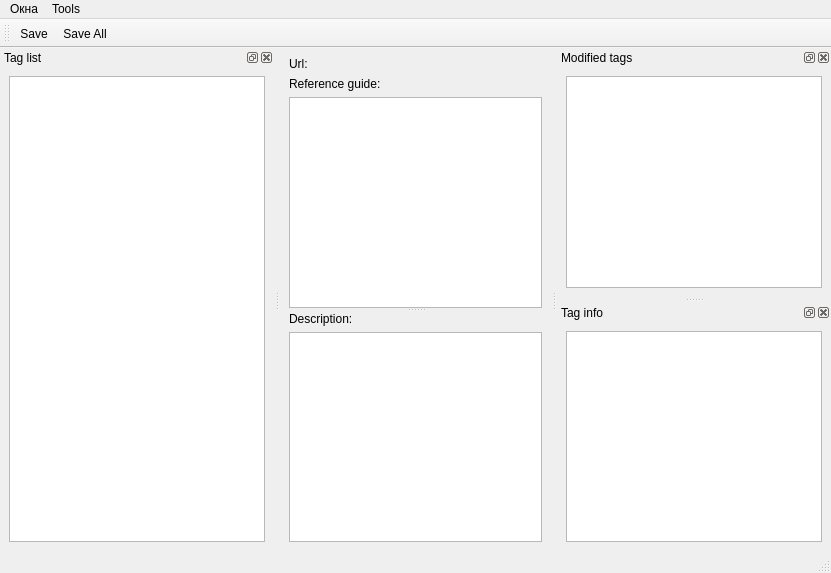
<?xml version="1.0" encoding="UTF-8"?>
<ui version="4.0">
 <class>MainWindow</class>
 <widget class="QMainWindow" name="MainWindow">
  <property name="geometry">
   <rect>
    <x>0</x>
    <y>0</y>
    <width>831</width>
    <height>573</height>
   </rect>
  </property>
  <widget class="QWidget" name="centralwidget">
   <layout class="QVBoxLayout" name="verticalLayout_3">
    <item>
     <layout class="QFormLayout" name="formLayout">
      <property name="fieldGrowthPolicy">
       <enum>QFormLayout::AllNonFixedFieldsGrow</enum>
      </property>
      <item row="0" column="0">
       <widget class="QLabel" name="label_4">
        <property name="text">
         <string>Url:</string>
        </property>
       </widget>
      </item>
      <item row="0" column="1">
       <widget class="QLabel" name="url">
        <property name="sizePolicy">
         <sizepolicy hsizetype="Ignored" vsizetype="Preferred">
          <horstretch>0</horstretch>
          <verstretch>0</verstretch>
         </sizepolicy>
        </property>
        <property name="text">
         <string>&lt;tag_url&gt;</string>
        </property>
        <property name="wordWrap">
         <bool>true</bool>
        </property>
        <property name="openExternalLinks">
         <bool>true</bool>
        </property>
        <property name="textInteractionFlags">
         <set>Qt::LinksAccessibleByMouse</set>
        </property>
       </widget>
      </item>
     </layout>
    </item>
    <item>
     <widget class="QSplitter" name="splitter">
      <property name="orientation">
       <enum>Qt::Vertical</enum>
      </property>
      <widget class="QWidget" name="widget" native="true">
       <layout class="QVBoxLayout" name="verticalLayout">
        <property name="spacing">
         <number>6</number>
        </property>
        <property name="margin">
         <number>0</number>
        </property>
        <item>
         <widget class="QLabel" name="label_6">
          <property name="text">
           <string>Reference guide:</string>
          </property>
         </widget>
        </item>
        <item>
         <widget class="QPlainTextEdit" name="ref_guide"/>
        </item>
       </layout>
      </widget>
      <widget class="QWidget" name="widget_2" native="true">
       <layout class="QVBoxLayout" name="verticalLayout_2">
        <property name="margin">
         <number>0</number>
        </property>
        <item>
         <widget class="QLabel" name="label_7">
          <property name="text">
           <string>Description:</string>
          </property>
         </widget>
        </item>
        <item>
         <widget class="QPlainTextEdit" name="description"/>
        </item>
       </layout>
      </widget>
     </widget>
    </item>
   </layout>
  </widget>
  <widget class="QMenuBar" name="menubar">
   <property name="geometry">
    <rect>
     <x>0</x>
     <y>0</y>
     <width>831</width>
     <height>21</height>
    </rect>
   </property>
   <widget class="QMenu" name="menuDockWindow">
    <property name="title">
     <string>Окна</string>
    </property>
   </widget>
   <widget class="QMenu" name="menuTools">
    <property name="title">
     <string>Tools</string>
    </property>
   </widget>
   <addaction name="menuDockWindow"/>
   <addaction name="menuTools"/>
  </widget>
  <widget class="QStatusBar" name="statusbar"/>
  <widget class="QToolBar" name="toolBarGeneral">
   <property name="windowTitle">
    <string>General</string>
   </property>
   <attribute name="toolBarArea">
    <enum>TopToolBarArea</enum>
   </attribute>
   <attribute name="toolBarBreak">
    <bool>false</bool>
   </attribute>
   <addaction name="action_save"/>
   <addaction name="action_save_all"/>
  </widget>
  <widget class="QDockWidget" name="dock_widget_tag_list">
   <property name="windowTitle">
    <string>Tag list</string>
   </property>
   <attribute name="dockWidgetArea">
    <number>1</number>
   </attribute>
   <widget class="QWidget" name="dockWidgetContents">
    <layout class="QVBoxLayout" name="verticalLayout_4">
     <item>
      <widget class="QListView" name="list_view_tag_list">
       <property name="editTriggers">
        <set>QAbstractItemView::NoEditTriggers</set>
       </property>
      </widget>
     </item>
    </layout>
   </widget>
  </widget>
  <widget class="QDockWidget" name="dock_widget_modified_tags">
   <property name="windowTitle">
    <string>Modified tags</string>
   </property>
   <attribute name="dockWidgetArea">
    <number>2</number>
   </attribute>
   <widget class="QWidget" name="dockWidgetContents_2">
    <layout class="QVBoxLayout" name="verticalLayout_5">
     <item>
      <widget class="QListView" name="list_view_modified_tags">
       <property name="editTriggers">
        <set>QAbstractItemView::NoEditTriggers</set>
       </property>
      </widget>
     </item>
    </layout>
   </widget>
  </widget>
  <widget class="QDockWidget" name="dock_widget_tag_info">
   <property name="windowTitle">
    <string>Tag info</string>
   </property>
   <attribute name="dockWidgetArea">
    <number>2</number>
   </attribute>
   <widget class="QWidget" name="dockWidgetContents_4">
    <layout class="QVBoxLayout" name="verticalLayout_6">
     <item>
      <widget class="QPlainTextEdit" name="plain_text_edit_tag_info">
       <property name="readOnly">
        <bool>true</bool>
       </property>
      </widget>
     </item>
    </layout>
   </widget>
  </widget>
  <action name="action_save">
   <property name="text">
    <string>Save</string>
   </property>
  </action>
  <action name="action_save_all">
   <property name="text">
    <string>Save All</string>
   </property>
   <property name="toolTip">
    <string>Save All Tags</string>
   </property>
  </action>
 </widget>
 <resources/>
 <connections/>
</ui>
